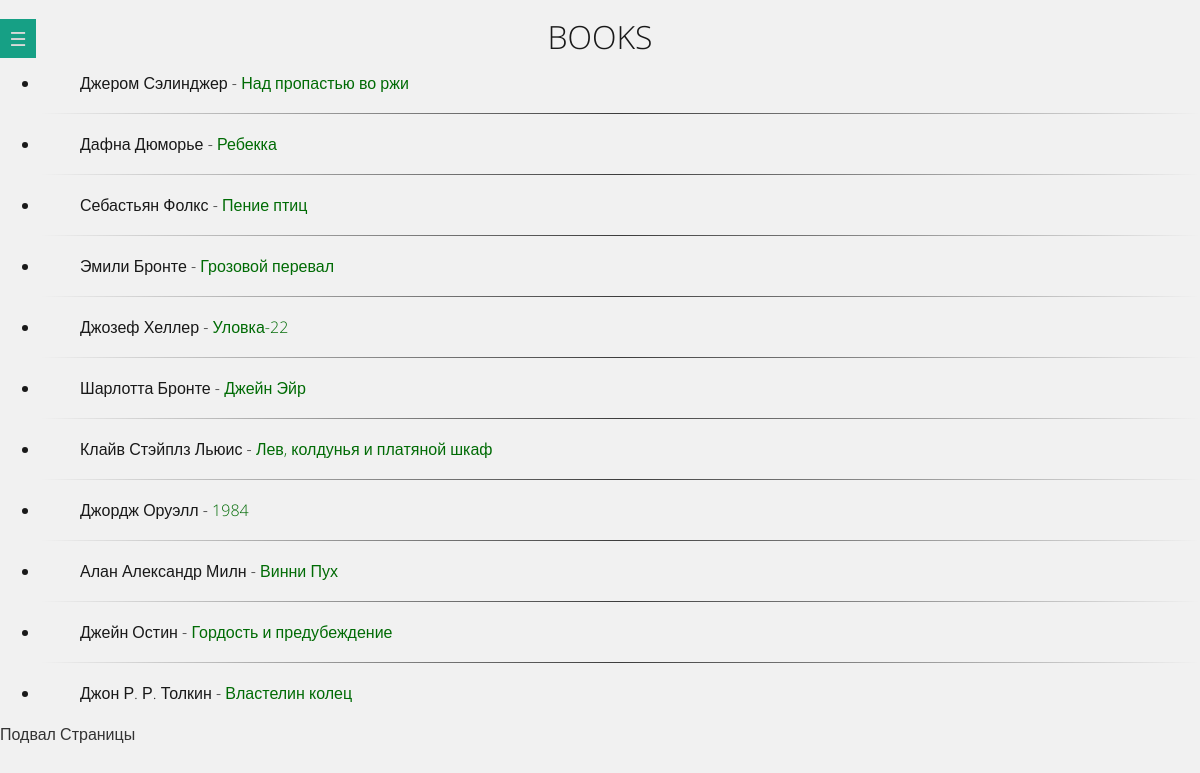
The page /books/ on the database its author committed.
### libre_authors/models.py (models this page shows, shortened)
class LibreAuthors(models.Model):
    class Status(models.IntegerChoices):
        DRAFT = 0, 'DRAFT'
        PUBLISHED = 1, 'PUBLISHED'
    title = models.CharField(max_length=255, verbose_name='BOOK TITLE')
    slug = models.SlugField(max_length=255, unique=True, db_index=True, verbose_name='SLUG')
    author = models.CharField(max_length=255)
    country = models.CharField(max_length=255)
    content = models.TextField(blank=True)
    time_create = models.DateTimeField(auto_now_add=True)
    time_update = models.DateTimeField(auto_now=True)
    is_published = models.BooleanField(choices=tuple(map(lambda x: (bool(x[0]), x[1]), Status.choices)),
                                       default=Status.DRAFT, verbose_name='STATUS')
    objects = models.Manager()
    published = PublishedManager()
    class Meta:
        verbose_name = 'Libres Authors'
        verbose_name_plural = 'Libres Authors'
        ordering = ['-time_create']
        indexes = [
            models.Index(fields=['-time_create'])
        ]
    def get_absolute_url(self):
        return reverse('book', kwargs={'book_slug': self.slug})

### libre_authors/views.py (the view)
# urls.py: path('books/', views.books, name='books'),  # default
def books(request):
    books_db = LibreAuthors.published.all()
    data = {'menu': menu, 'books': books_db, }
    return render(request, "libre_authors/books.html", context=data)

### libre_authors/models.py (called while the page is built)
    def get_queryset(self):
        return super().get_queryset().filter(is_published=LibreAuthors.Status.PUBLISHED)

### users/context_processors.py (called while the page is built)
def get_libre_authors_context(request):
    return {'mainmenu': menu}

### templates/libre_authors/books.html (shortened to what this page needs)
{% extends 'libre_authors/base.html' %}
{% block header %}BOOKS{% endblock header %}
{% block content %}
    <ul>
        {% for book in books %}
            <li>
                <ul>{{ book.author }} - <a href="{{ book.get_absolute_url }}">{{ book.title }}</a></ul>
                {% if not forloop.last %}
                    <hr>
                {% endif %}
            </li>
        {% endfor %}
    </ul>
{% endblock content %}

### static/css/style.css (style rules this page uses)
* { box-sizing: border-box; }
html { font-size: 100%; }
html, body { margin: 0; padding: 0; width: 100%; height: 100%; }
body { color: #333; font: 1em 'Open Sans', sans-serif; background-color: #f1f1f1; }
hr { margin: 22px 0; height: 1px; border: 0; background-image: -webkit-linear-gradient(left, rgba(0, 0, 0, 0), rgba(0, 0, 0, 0.75), rgba(0, 0, 0, 0)); background-image: -moz-linear-gradient(left, rgba(0, 0, 0, 0), rgba(0, 0, 0, 0.75), rgba(0, 0, 0, 0)); background-image: -ms-linear-gradient(left, rgba(0, 0, 0, 0), rgba(0, 0, 0, 0.75), rgba(0, 0, 0, 0)); background-image: linear-gradient(left, rgba(0, 0, 0, 0), rgba(0, 0, 0, 0.75), rgba(0, 0, 0, 0)); }
a { color: #006b05; text-decoration: none; }
ul { font-size: 16px; text-align: left; }
li { line-height:16px; }

### static/css/left-nav-style.css (style rules this page uses)
body { -webkit-animation: bugfix infinite 1s; }
@media screen and (min-width: 320px) { html, body { margin: 0; overflow-x: hidden; } }

### rows shown on the page
LibreAuthors: author "Джером Сэлинджер", title "Над пропастью во ржи"
LibreAuthors: author "Дафна Дюморье", title "Ребекка"
LibreAuthors: author "Себастьян Фолкс", title "Пение птиц"
LibreAuthors: author "Эмили Бронте", title "Грозовой перевал"
LibreAuthors: author "Джозеф Хеллер", title "Уловка-22"
LibreAuthors: author "Шарлотта Бронте", title "Джейн Эйр"
LibreAuthors: author "Клайв Стэйплз Льюис", title "Лев, колдунья и платяной шкаф"
LibreAuthors: author "Джордж Оруэлл", title "1984"
LibreAuthors: author "Алан Александр Милн", title "Винни Пух"
LibreAuthors: author "Джейн Остин", title "Гордость и предубеждение"
LibreAuthors: author "Джон Р. Р. Толкин", title "Властелин колец"
